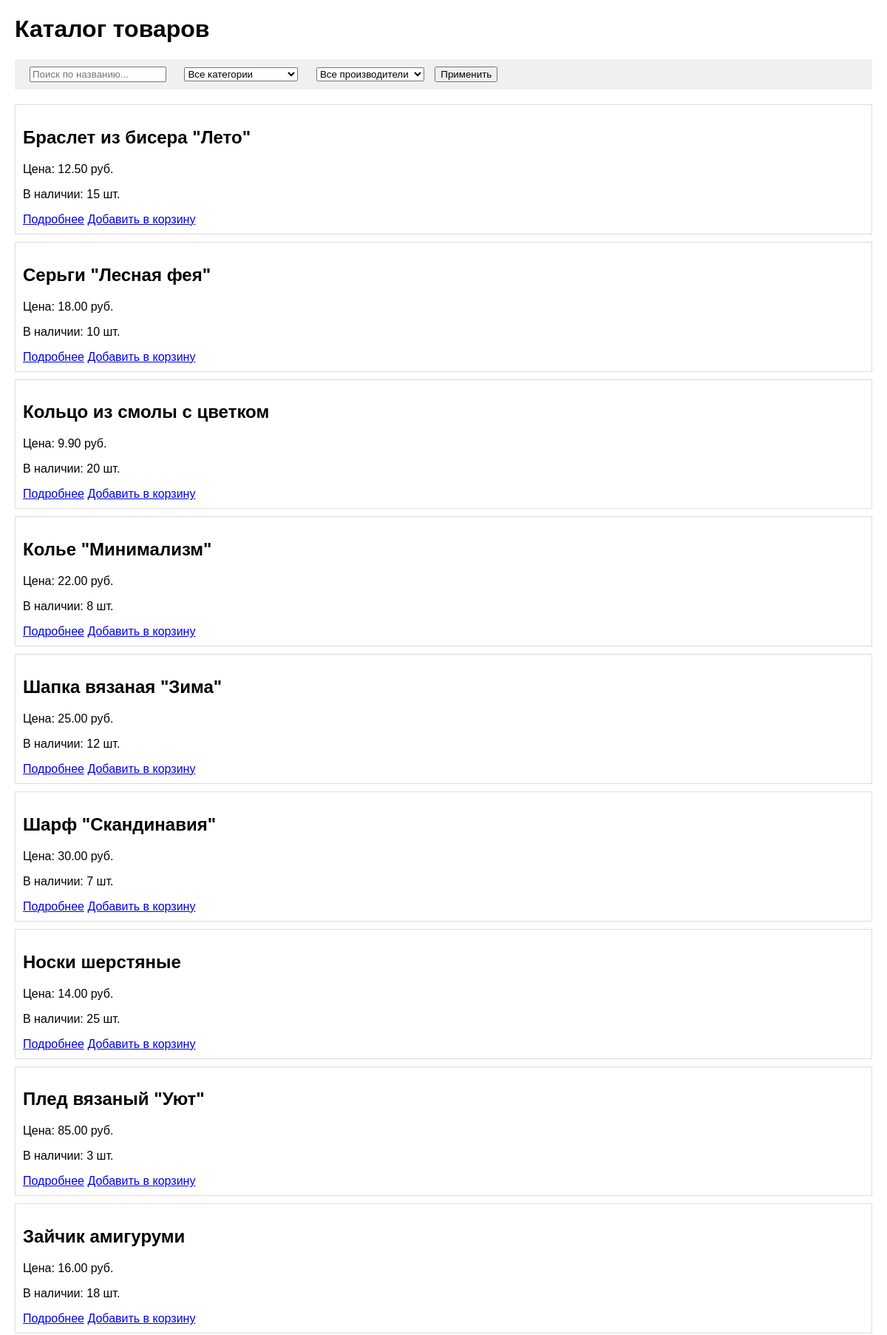
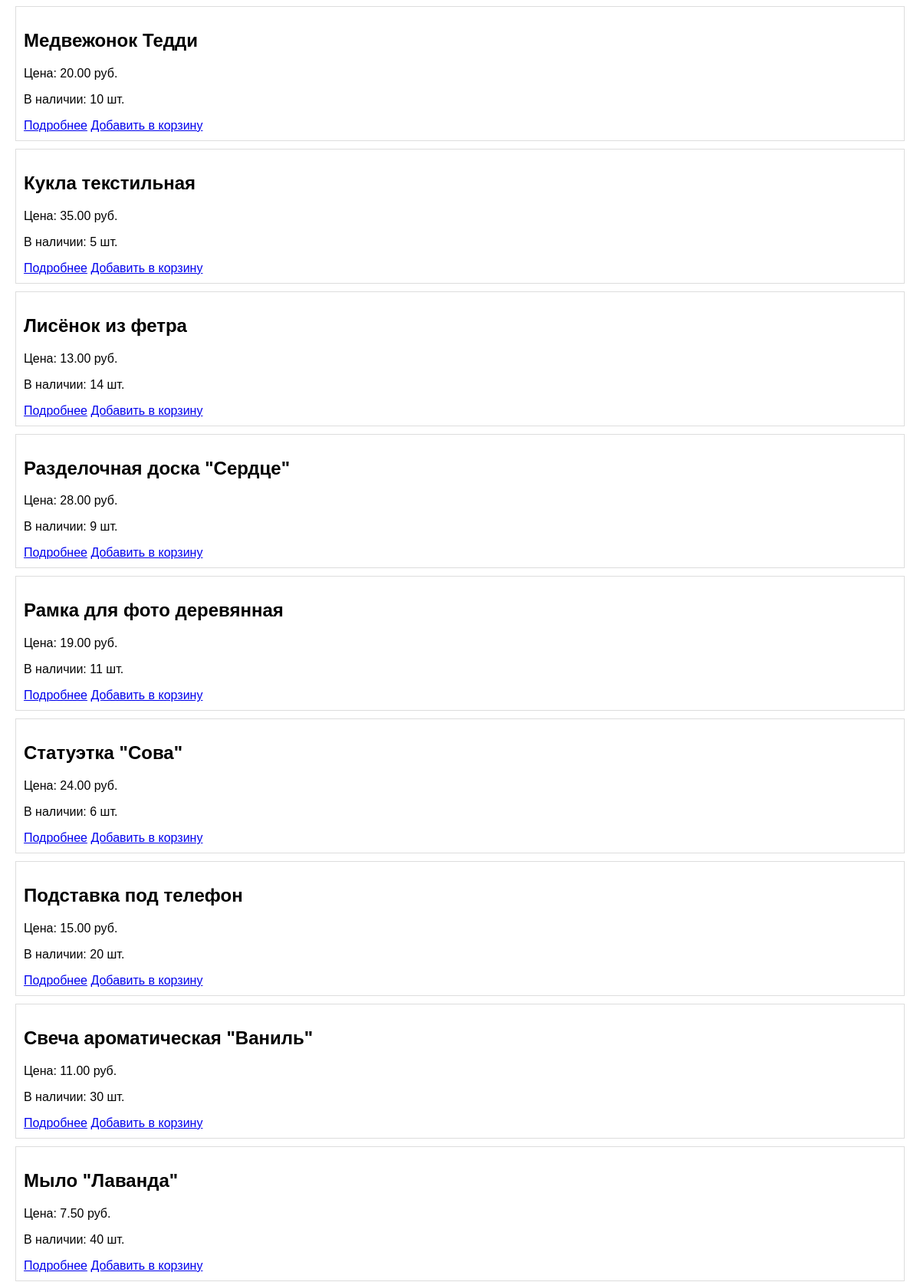
The page / (upper part) on the database its author committed (2 pictures, top to bottom).
### shop/models.py (models this page shows, shortened)
class Product(models.Model):
    name = models.CharField(max_length=200)
    description = models.TextField(blank=True, null=True)
    image = models.CharField(max_length=500, blank=True, null=True)
    category = models.ForeignKey('Category', on_delete=models.CASCADE, null=True, blank=True)
    manufacturer = models.ForeignKey('Manufacturer', on_delete=models.CASCADE, null=True, blank=True)
    price = models.DecimalField(max_digits=10, decimal_places=2, default=0)
    quantity_in_stock = models.PositiveIntegerField(default=0)
    created_at = models.DateTimeField(auto_now_add=True, null=True)
    updated_at = models.DateTimeField(auto_now=True, null=True)
    class Meta:
        db_table = 'myproject_tovar'
        verbose_name = 'Товар'
        verbose_name_plural = 'Товары'

### shop/views.py (the view)
# urls.py: path('', views.product_list, name='product_list'),
def product_list(request):
    products = Product.objects.all()
    search_query = request.GET.get('search', '').strip()
    category_id = request.GET.get('category', '')
    manufacturer_id = request.GET.get('manufacturer', '')
    filters = Q()
    if search_query:
        filters &= Q(name__icontains=search_query) | Q(description__icontains=search_query)
    if category_id:
        filters &= Q(category_id=category_id)
    if manufacturer_id:
        filters &= Q(manufacturer_id=manufacturer_id)
    products = products.filter(filters)
    categories = Category.objects.all()
    manufacturers = Manufacturer.objects.all()
    context = {
        'products': products,
        'categories': categories,
        'manufacturers': manufacturers,
        'selected_category': int(category_id) if category_id else None,
        'selected_manufacturer': int(manufacturer_id) if manufacturer_id else None,
        'search_query': search_query,
    }
    return render(request, 'product_list.html', context)

### shop/templates/product_list.html (shortened to what this page needs)
<!DOCTYPE html>
<html>
<head>
</head>
<body>
    <h1>Каталог товаров</h1>
    <div class="filters">
        <form method="get" class="filter-form">
            <input type="text" name="search" placeholder="Поиск по названию..." value="{{ search_query|default:'' }}">
            <select name="category">
                <option value="">Все категории</option>
            </select>
            <select name="manufacturer">
                <option value="">Все производители</option>
            </select>
            <button type="submit">Применить</button>
        </form>
    </div>
    {% for product in products %}
        <div class="product">
            <h2>{{ product.name }}</h2>
            <p>Цена: {{ product.price }} руб.</p>
            <p>В наличии: {{ product.quantity_in_stock }} шт.</p>
            <a href="/catalog/{{ product.id }}/">Подробнее</a>
            <a href="/cart/add/{{ product.id }}/">Добавить в корзину</a>
        </div>
    {% endfor %}
</body>
</html>

### shop/templates/product_list.html (style rules this page uses)
body { font-family: Arial; margin: 20px; }
.product { border: 1px solid #ddd; padding: 10px; margin: 10px 0; }
.filters { margin: 20px 0; padding: 10px; background: #f0f0f0; }
.filter-form input, .filter-form select { margin: 0 10px; }

### rows shown on the page
Product: name "Браслет из бисера \"Лето\"", price "12.50", quantity_in_stock "15"
Product: name "Серьги \"Лесная фея\"", price "18.00", quantity_in_stock "10"
Product: name "Кольцо из смолы с цветком", price "9.90", quantity_in_stock "20"
Product: name "Колье \"Минимализм\"", price "22.00", quantity_in_stock "8"
Product: name "Шапка вязаная \"Зима\"", price "25.00", quantity_in_stock "12"
Product: name "Шарф \"Скандинавия\"", price "30.00", quantity_in_stock "7"
Product: name "Носки шерстяные", price "14.00", quantity_in_stock "25"
Product: name "Плед вязаный \"Уют\"", price "85.00", quantity_in_stock "3"
Product: name "Зайчик амигуруми", price "16.00", quantity_in_stock "18"
Product: name "Медвежонок Тедди", price "20.00", quantity_in_stock "10"
Product: name "Кукла текстильная", price "35.00", quantity_in_stock "5"
Product: name "Лисёнок из фетра", price "13.00", quantity_in_stock "14"
Product: name "Разделочная доска \"Сердце\"", price "28.00", quantity_in_stock "9"
Product: name "Рамка для фото деревянная", price "19.00", quantity_in_stock "11"
Product: name "Статуэтка \"Сова\"", price "24.00", quantity_in_stock "6"
Product: name "Подставка под телефон", price "15.00", quantity_in_stock "20"
Product: name "Свеча ароматическая \"Ваниль\"", price "11.00", quantity_in_stock "30"
Product: name "Мыло \"Лаванда\"", price "7.50", quantity_in_stock "40"
